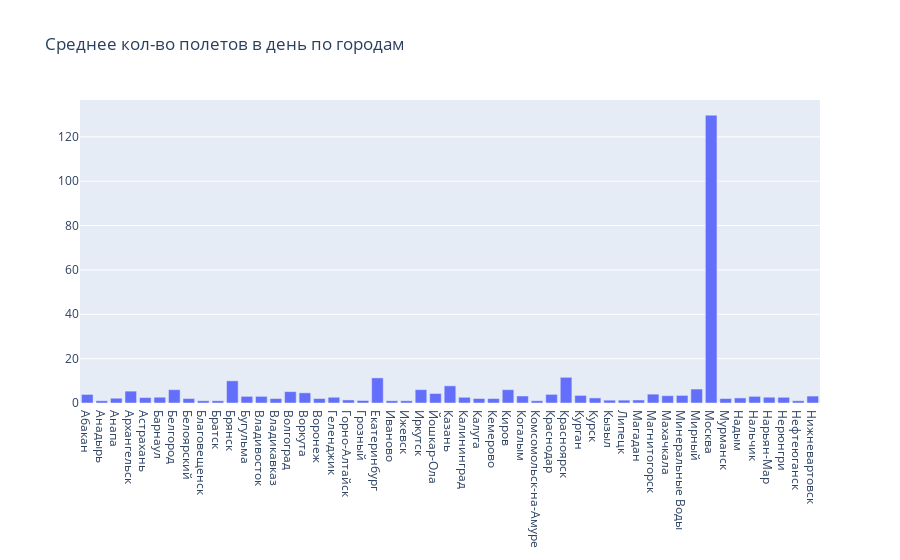
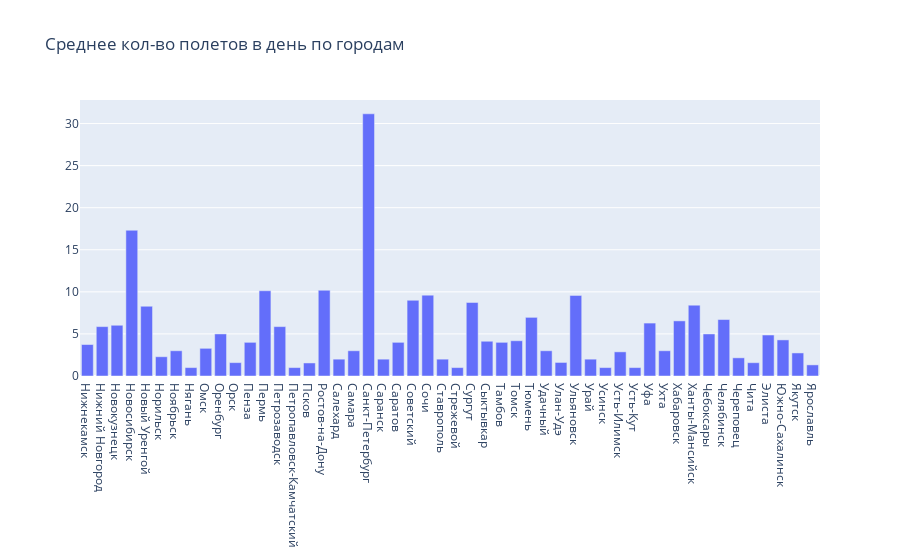

The cell these charts' notebook holds for them, in order:
### Markdown cell above
<div class="alert alert-success">
<b>Комментарии ревьюера:</b> Отличная визуализация! Здорово, что используешь библиотеку Plotly.</div>

### Code cell
trace = go.Bar(x = df_2.head(51).city, y = df_2.head(51).average_flights)
layout = go.Layout(title='Среднее кол-во полетов в день по городам')

fig = go.Figure(data = [trace], layout = layout)
trace = go.Bar(x = df_2.tail(50).city, y = df_2.tail(50).average_flights)
layout = go.Layout(title='Среднее кол-во полетов в день по городам')

fig_1 = go.Figure(data = [trace], layout = layout)
iplot(fig), iplot(fig_1)

### Figure 1 — Plotly figure (JSON) as saved in the notebook; plotly's stock layout.template omitted (floating-point values rounded to 4 significant figures)
{"data": [{"type": "bar", "x": ["Абакан", "Анадырь", "Анапа", "Архангельск", "Астрахань", "Барнаул", "Белгород", "Белоярский", "Благовещенск", "Братск", "Брянск", "Бугульма", "Владивосток", "Владикавказ", "Волгоград", "Воркута", "Воронеж", "Геленджик", "Горно-Алтайск", "Грозный", "Екатеринбург", "Иваново", "Ижевск", "Иркутск", "Йошкар-Ола", "Казань", "Калининград", "Калуга", "Кемерово", "Киров", "Когалым", "Комсомольск-на-Амуре", "Краснодар", "Красноярск", "Курган", "Курск", "Кызыл", "Липецк", "Магадан", "Магнитогорск", "Махачкала", "Минеральные Воды", "Мирный", "Москва", "Мурманск", "Надым", "Нальчик", "Нарьян-Мар", "Нерюнгри", "Нефтеюганск", "Нижневартовск"], "y": [3.87, 1, 2.16, 5.35, 2.45, 2.61, 6, 2, 1, 1, 10, 3, 3, 2, 5.13, 4.58, 2, 2.59, 1.39, 1.13, 11.32, 1, 1, 6.03, 4.29, 7.74, 2.58, 2.03, 2, 6, 3.16, 1, 3.9, 11.58, 3.42, 2.29, 1.28, 1.29, 1.36, 4, 3.29, 3.42, 6.29, 129.8, 2, 2.29, 3, 2.61, 2.58, 1, 3.13]}], "layout": {"title": {"text": "Среднее кол-во полетов в день по городам"}}}

### Figure 2 — Plotly figure (JSON) as saved in the notebook; plotly's stock layout.template omitted (floating-point values rounded to 4 significant figures)
{"data": [{"type": "bar", "x": ["Нижнекамск", "Нижний Новгород", "Новокузнецк", "Новосибирск", "Новый Уренгой", "Норильск", "Ноябрьск", "Нягань", "Омск", "Оренбург", "Орск", "Пенза", "Пермь", "Петрозаводск", "Петропавловск-Камчатский", "Псков", "Ростов-на-Дону", "Салехард", "Самара", "Санкт-Петербург", "Саранск", "Саратов", "Советский", "Сочи", "Ставрополь", "Стрежевой", "Сургут", "Сыктывкар", "Тамбов", "Томск", "Тюмень", "Удачный", "Улан-Удэ", "Ульяновск", "Урай", "Усинск", "Усть-Илимск", "Усть-Кут", "Уфа", "Ухта", "Хабаровск", "Ханты-Мансийск", "Чебоксары", "Челябинск", "Череповец", "Чита", "Элиста", "Южно-Сахалинск", "Якутск", "Ярославль"], "y": [3.74, 5.87, 6.03, 17.32, 8.29, 2.29, 3, 1, 3.29, 5, 1.59, 4, 10.13, 5.87, 1, 1.55, 10.19, 2, 3, 31.16, 2, 4, 9, 9.61, 2, 1, 8.74, 4.13, 4, 4.19, 6.97, 3, 1.61, 9.58, 2, 1, 2.87, 1, 6.29, 3, 6.55, 8.42, 5, 6.71, 2.16, 1.58, 4.87, 4.29, 2.74, 1.32]}], "layout": {"title": {"text": "Среднее кол-во полетов в день по городам"}}}
